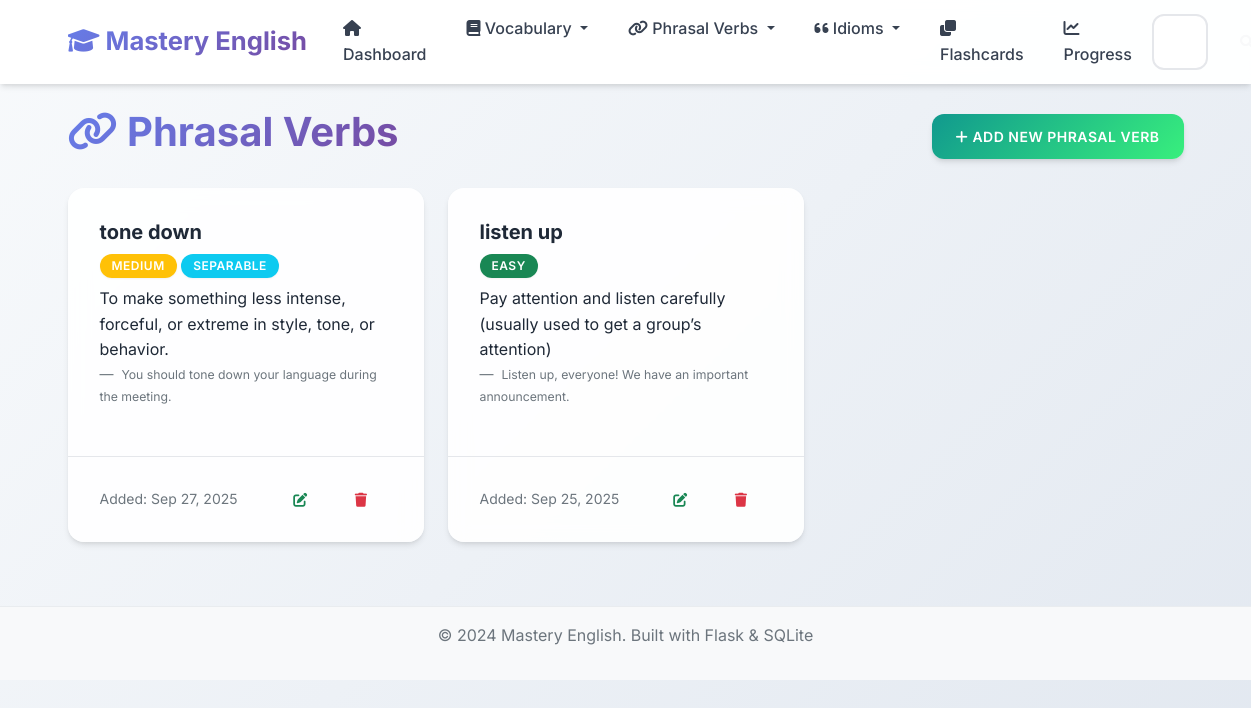
/phrasal-verbs, run on an earlier commit of the app's database.
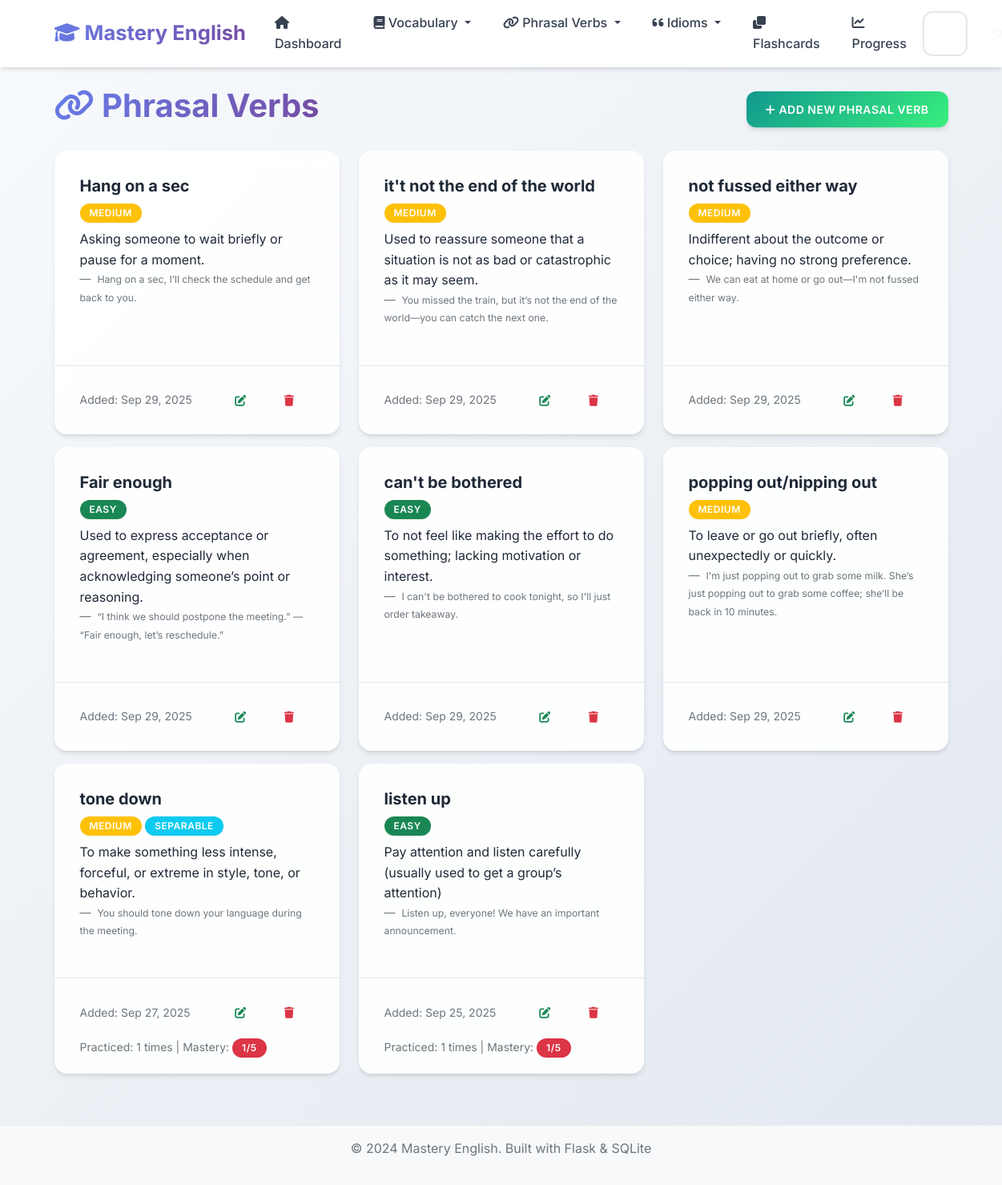
And on a later commit of the database.
### app.py (models this page shows, shortened)
class PhrasalVerb(db.Model):
    __tablename__ = 'phrasal_verbs'
    id = db.Column(db.Integer, primary_key=True)
    phrasal_verb = db.Column(db.String(100), nullable=False)
    meaning = db.Column(db.Text, nullable=False)
    example_sentence = db.Column(db.Text)
    separable = db.Column(db.Boolean, default=False)
    difficulty_level = db.Column(db.String(20), default='medium')
    date_added = db.Column(db.DateTime, default=datetime.utcnow)
    times_practiced = db.Column(db.Integer, default=0)
    last_practiced = db.Column(db.DateTime)
    mastery_level = db.Column(db.Integer, default=0)

### app.py (the view)
@app.route('/phrasal-verbs')
def phrasal_verbs_list():
    page = request.args.get('page', 1, type=int)
    phrasal_verbs = PhrasalVerb.query.order_by(PhrasalVerb.date_added.desc()).paginate(
        page=page, per_page=10, error_out=False)
    return render_template('phrasal_verbs_list.html', phrasal_verbs=phrasal_verbs)

### templates/phrasal_verbs_list.html (shortened to what this page needs)
{% extends "base.html" %}
{% block content %}
<div class="row">
    <div class="col-12">
        <div class="d-flex justify-content-between align-items-center mb-4">
            <h1>
                <i class="fas fa-link"></i> Phrasal Verbs
            </h1>
            <a href="{{ url_for('add_phrasal_verb') }}" class="btn btn-success">
                <i class="fas fa-plus"></i> Add New Phrasal Verb
            </a>
        </div>
    </div>
</div>
{% if phrasal_verbs.items %}
    <div class="row">
        {% for phrasal in phrasal_verbs.items %}
            <div class="col-md-6 col-lg-4 mb-3">
                <div class="card h-100">
                    <div class="card-body">
                        <h5 class="card-title">{{ phrasal.phrasal_verb }}</h5>
                        <span class="badge bg-{% if phrasal.difficulty_level == 'easy' %}success{% elif phrasal.difficulty_level == 'hard' %}danger{% else %}warning{% endif %} mb-2">
                            {{ phrasal.difficulty_level.title() }}
                        </span>
                        {% if phrasal.separable %}
                            <span class="badge bg-info mb-2">Separable</span>
                        {% endif %}
                        <p class="card-text">{{ phrasal.meaning }}</p>
                        {% if phrasal.example_sentence %}
                            <blockquote class="blockquote-footer">
                                <small>{{ phrasal.example_sentence }}</small>
                            </blockquote>
                        {% endif %}
                    </div>
                    <div class="card-footer bg-transparent">
                        <div class="d-flex justify-content-between align-items-center">
                            <small class="text-muted">
                                Added: {{ phrasal.date_added.strftime('%b %d, %Y') }}
                            </small>
                            <div class="btn-group" role="group">
                                <a href="{{ url_for('edit_phrasal_verb', id=phrasal.id) }}" class="btn btn-sm btn-outline-success">
                                    <i class="fas fa-edit"></i>
                                </a>
                                <button type="button" class="btn btn-sm btn-outline-danger" onclick="confirmDelete('{{ phrasal.phrasal_verb }}', '{{ url_for('delete_phrasal_verb', id=phrasal.id) }}')">
                                    <i class="fas fa-trash"></i>
                                </button>
                            </div>
                        </div>
                        {% if phrasal.times_practiced > 0 %}
                            <div class="mt-2">
                                <small class="text-muted">
                                    Practiced: {{ phrasal.times_practiced }} times
                                    | Mastery:
                                    <span class="badge bg-{% if phrasal.mastery_level >= 4 %}success{% elif phrasal.mastery_level >= 2 %}warning{% else %}danger{% endif %}">
                                        {{ phrasal.mastery_level }}/5
                                    </span>
                                </small>
                            </div>
                        {% endif %}
                    </div>
                </div>
            </div>
        {% endfor %}
    </div>
{% endif %}
{% endblock %}

What changed in the data, as far as the page shows it:
added PhrasalVerb: phrasal_verb "Hang on a sec", difficulty_level "MEDIUM", meaning "Asking someone to wait briefly or pause for a moment.", example_sentence "Hang on a sec, I’ll check the schedule and get back to you.", date_added "Sep 29, 2025"
added PhrasalVerb: phrasal_verb "it't not the end of the world", difficulty_level "MEDIUM", meaning "Used to reassure someone that a situation is not as bad or catastrophic as it may seem.", example_sentence "You missed the train, but it’s not the end of the world—you can catch the next one.", date_added "Sep 29, 2025"
added PhrasalVerb: phrasal_verb "not fussed either way", difficulty_level "MEDIUM", meaning "Indifferent about the outcome or choice; having no strong preference.", example_sentence "We can eat at home or go out—I'm not fussed either way.", date_added "Sep 29, 2025"
added PhrasalVerb: phrasal_verb "Fair enough", difficulty_level "EASY", meaning "Used to express acceptance or agreement, especially when acknowledging someone’s point or reasoning.", example_sentence "“I think we should postpone the meeting.” — “Fair enough, let’s reschedule.”", date_added "Sep 29, 2025"
added PhrasalVerb: phrasal_verb "can't be bothered", difficulty_level "EASY", meaning "To not feel like making the effort to do something; lacking motivation or interest.", example_sentence "I can't be bothered to cook tonight, so I'll just order takeaway.", date_added "Sep 29, 2025"
added PhrasalVerb: phrasal_verb "popping out/nipping out", difficulty_level "MEDIUM", meaning "To leave or go out briefly, often unexpectedly or quickly.", example_sentence "I'm just popping out to grab some milk. She’s just popping out to grab some coffee; she’ll be back in 10 minutes.", date_added "Sep 29, 2025"
changed PhrasalVerb "tone down": times_practiced (not shown) → "1"; mastery_level (not shown) → "1"
changed PhrasalVerb "listen up": times_practiced (not shown) → "1"; mastery_level (not shown) → "1"
